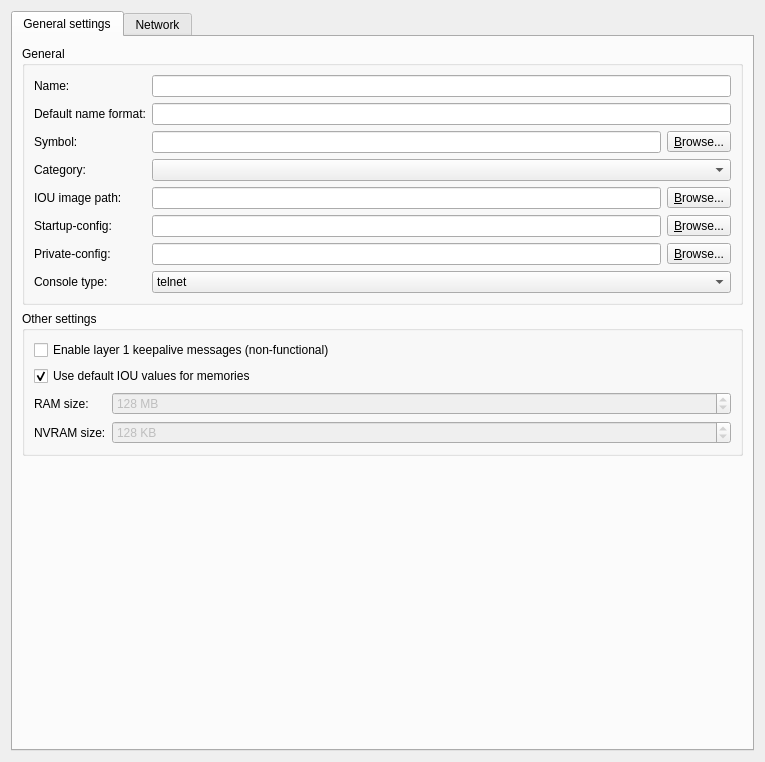
<?xml version="1.0" encoding="UTF-8"?>
<ui version="4.0">
 <class>iouDeviceConfigPageWidget</class>
 <widget class="QWidget" name="iouDeviceConfigPageWidget">
  <property name="geometry">
   <rect>
    <x>0</x>
    <y>0</y>
    <width>765</width>
    <height>762</height>
   </rect>
  </property>
  <property name="windowTitle">
   <string>IOU device configuration</string>
  </property>
  <layout class="QVBoxLayout" name="verticalLayout">
   <item>
    <widget class="QTabWidget" name="uiTabWidget">
     <property name="currentIndex">
      <number>0</number>
     </property>
     <widget class="QWidget" name="tab">
      <attribute name="title">
       <string>General settings</string>
      </attribute>
      <layout class="QVBoxLayout" name="verticalLayout_2">
       <item>
        <widget class="QGroupBox" name="uiGeneralgroupBox">
         <property name="styleSheet">
          <string notr="true"/>
         </property>
         <property name="title">
          <string>General</string>
         </property>
         <layout class="QGridLayout" name="gridLayout">
          <item row="7" column="1">
           <widget class="QComboBox" name="uiConsoleTypeComboBox">
            <item>
             <property name="text">
              <string>telnet</string>
             </property>
            </item>
            <item>
             <property name="text">
              <string>none</string>
             </property>
            </item>
           </widget>
          </item>
          <item row="0" column="0">
           <widget class="QLabel" name="uiNameLabel">
            <property name="text">
             <string>Name:</string>
            </property>
           </widget>
          </item>
          <item row="0" column="1">
           <widget class="QLineEdit" name="uiNameLineEdit"/>
          </item>
          <item row="1" column="0">
           <widget class="QLabel" name="uiDefaultNameFormatLabel">
            <property name="text">
             <string>Default name format:</string>
            </property>
           </widget>
          </item>
          <item row="1" column="1">
           <widget class="QLineEdit" name="uiDefaultNameFormatLineEdit">
            <property name="text">
             <string/>
            </property>
           </widget>
          </item>
          <item row="2" column="0">
           <widget class="QLabel" name="uiSymbolLabel">
            <property name="text">
             <string>Symbol:</string>
            </property>
           </widget>
          </item>
          <item row="4" column="1">
           <layout class="QHBoxLayout" name="horizontalLayout_5">
            <item>
             <widget class="QLineEdit" name="uiIOUImageLineEdit"/>
            </item>
            <item>
             <widget class="QToolButton" name="uiIOUImageToolButton">
              <property name="text">
               <string>&amp;Browse...</string>
              </property>
              <property name="toolButtonStyle">
               <enum>Qt::ToolButtonTextOnly</enum>
              </property>
             </widget>
            </item>
           </layout>
          </item>
          <item row="2" column="1">
           <layout class="QHBoxLayout" name="horizontalLayout_7">
            <item>
             <widget class="QLineEdit" name="uiSymbolLineEdit"/>
            </item>
            <item>
             <widget class="QToolButton" name="uiSymbolToolButton">
              <property name="text">
               <string>&amp;Browse...</string>
              </property>
              <property name="toolButtonStyle">
               <enum>Qt::ToolButtonTextOnly</enum>
              </property>
             </widget>
            </item>
           </layout>
          </item>
          <item row="3" column="0">
           <widget class="QLabel" name="uiCategoryLabel">
            <property name="text">
             <string>Category:</string>
            </property>
           </widget>
          </item>
          <item row="3" column="1">
           <widget class="QComboBox" name="uiCategoryComboBox"/>
          </item>
          <item row="4" column="0">
           <widget class="QLabel" name="uiIOUImageLabel">
            <property name="text">
             <string>IOU image path:</string>
            </property>
           </widget>
          </item>
          <item row="5" column="0">
           <widget class="QLabel" name="uiStartupConfigLabel">
            <property name="text">
             <string>Startup-config:</string>
            </property>
           </widget>
          </item>
          <item row="5" column="1">
           <layout class="QHBoxLayout" name="horizontalLayout_4">
            <item>
             <widget class="QLineEdit" name="uiStartupConfigLineEdit"/>
            </item>
            <item>
             <widget class="QToolButton" name="uiStartupConfigToolButton">
              <property name="text">
               <string>&amp;Browse...</string>
              </property>
              <property name="toolButtonStyle">
               <enum>Qt::ToolButtonTextOnly</enum>
              </property>
             </widget>
            </item>
           </layout>
          </item>
          <item row="6" column="0">
           <widget class="QLabel" name="uiPrivateConfigLabel">
            <property name="text">
             <string>Private-config:</string>
            </property>
           </widget>
          </item>
          <item row="6" column="1">
           <layout class="QHBoxLayout" name="horizontalLayout_6">
            <item>
             <widget class="QLineEdit" name="uiPrivateConfigLineEdit"/>
            </item>
            <item>
             <widget class="QToolButton" name="uiPrivateConfigToolButton">
              <property name="text">
               <string>&amp;Browse...</string>
              </property>
              <property name="toolButtonStyle">
               <enum>Qt::ToolButtonTextOnly</enum>
              </property>
             </widget>
            </item>
           </layout>
          </item>
          <item row="7" column="0">
           <widget class="QLabel" name="uiConsoleTypeLabel">
            <property name="text">
             <string>Console type:</string>
            </property>
           </widget>
          </item>
         </layout>
        </widget>
       </item>
       <item>
        <widget class="QGroupBox" name="uiOtherSettingsGroupBox">
         <property name="title">
          <string>Other settings</string>
         </property>
         <layout class="QGridLayout" name="gridLayout_2">
          <item row="0" column="0" colspan="2">
           <widget class="QCheckBox" name="uiL1KeepalivesCheckBox">
            <property name="enabled">
             <bool>true</bool>
            </property>
            <property name="text">
             <string>Enable layer 1 keepalive messages (non-functional)</string>
            </property>
            <property name="checked">
             <bool>false</bool>
            </property>
           </widget>
          </item>
          <item row="1" column="0" colspan="2">
           <widget class="QCheckBox" name="uiDefaultValuesCheckBox">
            <property name="text">
             <string>Use default IOU values for memories</string>
            </property>
            <property name="checked">
             <bool>true</bool>
            </property>
           </widget>
          </item>
          <item row="2" column="0">
           <widget class="QLabel" name="uiRamLabel">
            <property name="text">
             <string>RAM size:</string>
            </property>
           </widget>
          </item>
          <item row="2" column="1">
           <widget class="QSpinBox" name="uiRamSpinBox">
            <property name="enabled">
             <bool>false</bool>
            </property>
            <property name="sizePolicy">
             <sizepolicy hsizetype="Expanding" vsizetype="Fixed">
              <horstretch>0</horstretch>
              <verstretch>0</verstretch>
             </sizepolicy>
            </property>
            <property name="suffix">
             <string> MB</string>
            </property>
            <property name="minimum">
             <number>32</number>
            </property>
            <property name="maximum">
             <number>65535</number>
            </property>
            <property name="singleStep">
             <number>32</number>
            </property>
            <property name="value">
             <number>128</number>
            </property>
           </widget>
          </item>
          <item row="3" column="0">
           <widget class="QLabel" name="uiNvramLabel">
            <property name="text">
             <string>NVRAM size:</string>
            </property>
           </widget>
          </item>
          <item row="3" column="1">
           <widget class="QSpinBox" name="uiNvramSpinBox">
            <property name="enabled">
             <bool>false</bool>
            </property>
            <property name="sizePolicy">
             <sizepolicy hsizetype="Expanding" vsizetype="Fixed">
              <horstretch>0</horstretch>
              <verstretch>0</verstretch>
             </sizepolicy>
            </property>
            <property name="suffix">
             <string> KB</string>
            </property>
            <property name="minimum">
             <number>32</number>
            </property>
            <property name="maximum">
             <number>65535</number>
            </property>
            <property name="singleStep">
             <number>32</number>
            </property>
            <property name="value">
             <number>128</number>
            </property>
           </widget>
          </item>
         </layout>
        </widget>
       </item>
       <item>
        <spacer name="spacer">
         <property name="orientation">
          <enum>Qt::Vertical</enum>
         </property>
         <property name="sizeHint" stdset="0">
          <size>
           <width>260</width>
           <height>301</height>
          </size>
         </property>
        </spacer>
       </item>
      </layout>
     </widget>
     <widget class="QWidget" name="tab_2">
      <attribute name="title">
       <string>Network</string>
      </attribute>
      <layout class="QGridLayout" name="gridLayout_5">
       <property name="margin">
        <number>10</number>
       </property>
       <item row="0" column="0">
        <widget class="QGroupBox" name="groupBox">
         <property name="title">
          <string>Adapters</string>
         </property>
         <layout class="QGridLayout" name="gridLayout_3">
          <item row="0" column="0">
           <widget class="QLabel" name="uiEthernetAdaptersLabel">
            <property name="text">
             <string>Ethernet adapters:</string>
            </property>
           </widget>
          </item>
          <item row="0" column="1">
           <widget class="QSpinBox" name="uiEthernetAdaptersSpinBox">
            <property name="sizePolicy">
             <sizepolicy hsizetype="Expanding" vsizetype="Fixed">
              <horstretch>0</horstretch>
              <verstretch>0</verstretch>
             </sizepolicy>
            </property>
            <property name="toolTip">
             <string>1 adapter equals 4 Ethernet interfaces</string>
            </property>
            <property name="maximum">
             <number>16</number>
            </property>
            <property name="singleStep">
             <number>2</number>
            </property>
           </widget>
          </item>
          <item row="1" column="0">
           <widget class="QLabel" name="uiSerialAdaptersLabel">
            <property name="text">
             <string>Serial adapters:</string>
            </property>
           </widget>
          </item>
          <item row="1" column="1">
           <widget class="QSpinBox" name="uiSerialAdaptersSpinBox">
            <property name="sizePolicy">
             <sizepolicy hsizetype="Expanding" vsizetype="Fixed">
              <horstretch>0</horstretch>
              <verstretch>0</verstretch>
             </sizepolicy>
            </property>
            <property name="toolTip">
             <string>1 adapter equals 4 serial interfaces</string>
            </property>
            <property name="maximum">
             <number>16</number>
            </property>
            <property name="singleStep">
             <number>2</number>
            </property>
           </widget>
          </item>
         </layout>
        </widget>
       </item>
       <item row="1" column="0">
        <spacer name="verticalSpacer">
         <property name="orientation">
          <enum>Qt::Vertical</enum>
         </property>
         <property name="sizeHint" stdset="0">
          <size>
           <width>20</width>
           <height>347</height>
          </size>
         </property>
        </spacer>
       </item>
      </layout>
     </widget>
    </widget>
   </item>
  </layout>
 </widget>
 <resources/>
 <connections/>
</ui>
